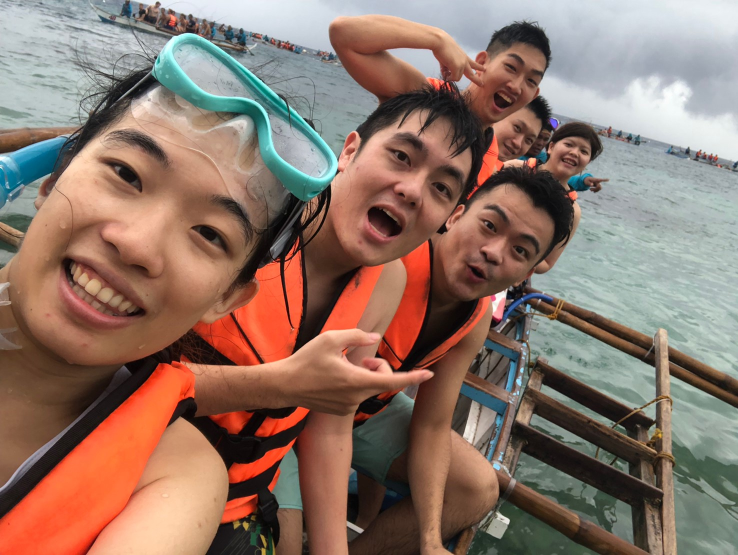
#> input picture CV_Pyimage/Module 2 My Own Object Detector/chp2_2_2_object_detection_made_easy/cebu/Day 2 20191008宿霧～酥湖～_191011_0033.jpg, 1476 x 1110 px (shown at 1/2 size)
$ python David_1_11_2_contour_properties_1.py --image '../../../CV_Pyimage/Module 2 My Own Object Detector/chp2_2_2_object_detection_made_easy/cebu/Day 2 20191008宿霧～酥湖～_191011_0033.jpg'   (older library calls are emulated)
#> lines starting #> are read from the running program, lines starting #| are printed output that depends on the picture; after the words box and inside, x2 and y2 are one past the last pixel; in counts of white or black regions, pixels touching at a corner belong together
# python David_1_11_2_contour_properties_1.py --image "../../../../CV-PyImageSearch Gurus Course/Dataset/data/more_shapes.png"
# https://chtseng.wordpress.com/2016/12/05/opencv-contour%E8%BC%AA%E5%BB%93/


# David_1_11_2_contour_properties_1.py --image "


# 1.Preprocessing :
    # 1.1import the necessary packages
import numpy as np
import argparse
import cv2
import imutils

    # 1.2 construct the argument parser and parse the arguments
ap = argparse.ArgumentParser()
ap.add_argument("-i", "--image", required=True, help="Path to the image")
args = vars(ap.parse_args())
    # 1.3 load the image and convert it to grayscale
image = cv2.imread(args["image"])
#> image is the input picture: shape (1110, 1476, 3); mean B, G, R 104.8, 117, 142.4
image = cv2.resize(image, (280,330), interpolation = cv2.INTER_CUBIC)
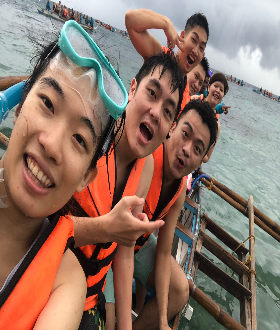
#> image: shape (330, 280, 3); mean B, G, R 104.8, 117, 142.5
gray = cv2.cvtColor(image, cv2.COLOR_BGR2GRAY)
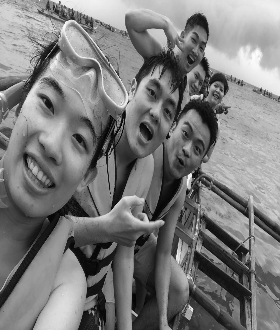
#> gray: shape (330, 280); min 1, max 254, mean 123.2

    #(!) 1.4 find external contours in the image
cnts = cv2.findContours(gray.copy(), cv2.RETR_EXTERNAL, cv2.CHAIN_APPROX_SIMPLE)
#> cnts = 1 contour; box (x1, y1, x2, y2) and area: (0, 0, 280, 330) 91791
print("cnts : " , cnts)
#| cnts :  ([array([[[  0,   0]],
#|        [[  0, 329]],
#|        [[279, 329]],
#|        [[279,   0]]], dtype=int32)], array([[[-1, -1, -1, -1]]], dtype=int32))

#cnts = cv2.findContours(gray.copy(), cv2.RETR_LIST, cv2.CHAIN_APPROX_SIMPLE)
cnts = imutils.grab_contours(cnts)
#> cnts = [[[0, 0], [0, 329], [279, 329], [279, 0]]]
print("cnts : " , cnts)
#| cnts :  [array([[[  0,   0]],
#|        [[  0, 329]],
#|        [[279, 329]],
#|        [[279,   0]]], dtype=int32)]
clone = image.copy()


# 2.draw the center of the contour on the image by loop

for i in cnts:
	# compute the moments of the contour which can be used to compute the centroid or "center of mass" of the region
	M = cv2.moments(i)
	cX = int(M["m10"] / M["m00"])
	cY = int(M["m01"] / M["m00"])

	# draw the center of the contour on the image
	cv2.circle(clone, (cX, cY), 10, (0, 255, 0), -1)
#> this loop made 1 pass
#> (i, cX, cY) on pass 1: ([[0, 0], [0, 329], [279, 329], [279, 0]], 139, 164)
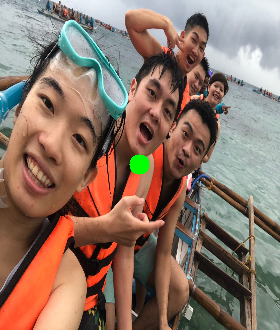
#> clone: shape (330, 280, 3); 0.34% of pixels changed, all inside (x1, y1, x2, y2) = (129, 154, 150, 175)
print(cX) # int , 188
#| 139
print(cY) # int , 155
#| 164

cv2.imshow("Centroids", clone)
cv2.waitKey(0)
clone = image.copy()


# 3. compute the area and the perimeter of the contour by loop over the contours again

for (i, c) in enumerate(cnts):
	# compute the area and the perimeter of the contour
	area = cv2.contourArea(c)
	perimeter = cv2.arcLength(c, True)
	print("Contour #{} -- area: {:.2f}, perimeter: {:.2f}".format(i + 1, area, perimeter))

	# draw the contour on the image
	cv2.drawContours(clone, [c], -1, (0, 255, 0), 2)

	# compute the center of the contour and draw the contour number
	M = cv2.moments(c)
	cX = int(M["m10"] / M["m00"])
	cY = int(M["m01"] / M["m00"])
	cv2.putText(clone, "#{}".format(i + 1), (cX - 20, cY), cv2.FONT_HERSHEY_SIMPLEX,
		1.25, (255, 255, 255), 4)
#> this loop made 1 pass
#> (c, area, perimeter, cX, cY) on pass 1: ([[0, 0], [0, 329], [279, 329], [279, 0]], 91791, 1216, 139, 164)
#| Contour #1 -- area: 91791.00, perimeter: 1216.00
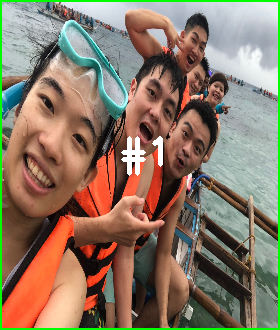
#> clone: shape (330, 280, 3); 3.36% of pixels changed, all inside (x1, y1, x2, y2) = (0, 0, 280, 330)

cv2.imshow("Contours", clone)
cv2.waitKey(0)


# 4. cv2.boundingRect : fit a bounding box to the contour
    # clone the original image
clone = image.copy()

# loop over the contours
for c in cnts:
	(x, y, w, h) = cv2.boundingRect(c) # fit a bounding box to the contour
	cv2.rectangle(clone, (x, y), (x + w, y + h), (0, 255, 0), 2)
#> this loop made 1 pass
#> (c, x, y, w, h) on pass 1: ([[0, 0], [0, 329], [279, 329], [279, 0]], 0, 0, 280, 330)
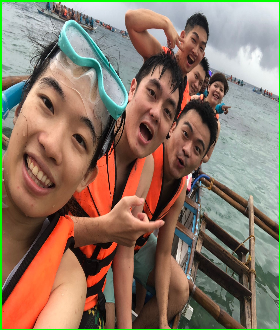
#> clone: shape (330, 280, 3); 1.97% of pixels changed, all inside (x1, y1, x2, y2) = (0, 0, 280, 330)

# show the output image
cv2.imshow("Bounding Boxes", clone)
cv2.waitKey(0)

# 5. cv2.minAreaRect(c) : fit a rotated bounding box to the contour and draw a rotated bounding box
clone = image.copy()

# loop over the contours
for c in cnts:
	box = cv2.minAreaRect(c) # fit a rotated bounding box to the contour and draw a rotated bounding box
	box = np.int0(cv2.cv.BoxPoints(box) if imutils.is_cv2() else cv2.boxPoints(box))
	cv2.drawContours(clone, [box], -1, (0, 255, 0), 2)
#> this loop made 1 pass
#> (c, box) on pass 1: ([[0, 0], [0, 329], [279, 329], [279, 0]], [[279, 329], [0, 329], [0, 0], [279, 0]])
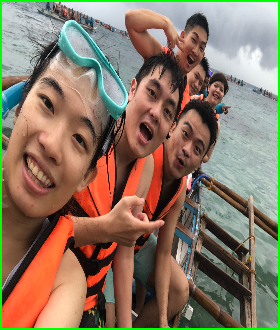
#> clone: shape (330, 280, 3); 2.62% of pixels changed, all inside (x1, y1, x2, y2) = (0, 0, 280, 330)

cv2.imshow("Rotated Bounding Boxes", clone)
cv2.waitKey(0)

# 6. fit a minimum enclosing circle to the contour
clone = image.copy()

# loop over the contours
for c in cnts:
	# fit a minimum enclosing circle to the contour
	((x, y), radius) = cv2.minEnclosingCircle(c)
	cv2.circle(clone, (int(x), int(y)), int(radius), (0, 255, 0), 2)
#> this loop made 1 pass
#> (c, x, y, radius) on pass 1: ([[0, 0], [0, 329], [279, 329], [279, 0]], 139.5, 164.5, 215.7)

cv2.imshow("Min-Enclosing Circles", clone)
cv2.waitKey(0)


# 7. to fit an ellipse, our contour must have at least 5 points

clone = image.copy()
for c in cnts:
	if len(c) >= 5: #to fit an ellipse, our contour must have at least 5 points
		# fit an ellipse to the contour
		ellipse = cv2.fitEllipse(c)
		cv2.ellipse(clone, ellipse, (0, 255, 0), 2)
#> this loop made 1 pass
#> c on pass 1: [[0, 0], [0, 329], [279, 329], [279, 0]]

cv2.imshow("Ellipses(橢圓)", clone)
cv2.waitKey(0)

$ run again, on CV_Pyimage/Module 2 My Own Object Detector/chp2_2_2_object_detection_made_easy/cebu/Day3 20191009_191011_0134.jpg
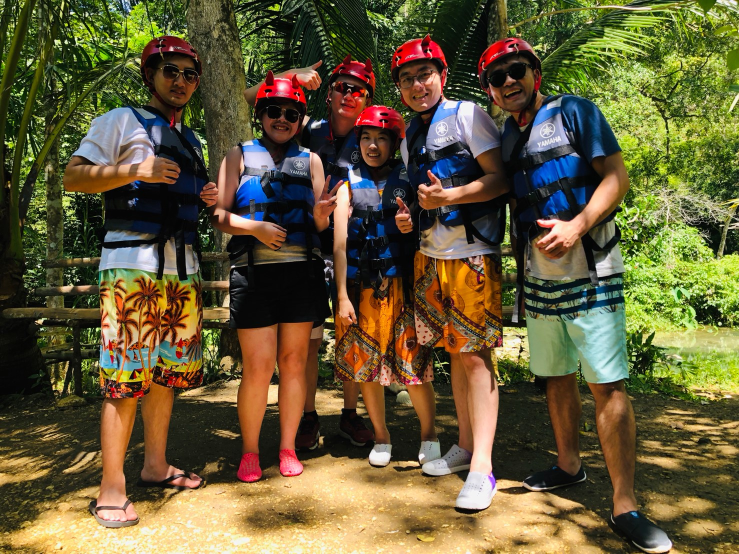
#> input picture CV_Pyimage/Module 2 My Own Object Detector/chp2_2_2_object_detection_made_easy/cebu/Day3 20191009_191011_0134.jpg, 1478 x 1108 px (shown at 1/2 size)
#> image is the input picture: shape (1108, 1478, 3); mean B, G, R 56.5, 90.9, 101.3
#> image: shape (330, 280, 3)
#> `cnts = cv2.findContours(gray.copy(), cv2.RETR_EXTERNAL, cv2.CHAIN_APPR..`: cnts = 1 contour; box (x1, y1, x2, y2) and area: (0, 0, 280, 330) 91791
#| cnts :  ([array([[[  0,   0]],
#|        [[  0, 329]],
#|        [[279, 329]],
#|        [[279,   0]]], dtype=int32)], array([[[-1, -1, -1, -1]]], dtype=int32))
#> `cnts = imutils.grab_contours(cnts)`: cnts = [[[0, 0], [0, 329], [279, 329], [279, 0]]]
#| cnts :  [array([[[  0,   0]],
#|        [[  0, 329]],
#|        [[279, 329]],
#|        [[279,   0]]], dtype=int32)]
#> the loop `for i in cnts: # compute the moments of the contour which can be used ..` made 1 pass
#> (i, cX, cY) on pass 1: ([[0, 0], [0, 329], [279, 329], [279, 0]], 139, 164)
#| 139
#| 164
#> the loop `for (i, c) in enumerate(cnts):` made 1 pass
#> (c, area, perimeter, cX, cY) on pass 1: ([[0, 0], [0, 329], [279, 329], [279, 0]], 91791, 1216, 139, 164)
#> (printed output is left out)
#> the loop `for c in cnts:` made 1 pass
#> (c, x, y, w, h) on pass 1: ([[0, 0], [0, 329], [279, 329], [279, 0]], 0, 0, 280, 330)
#> after the loop `for c in cnts:`:
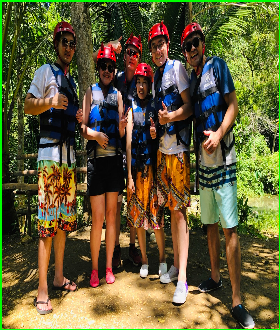
#> clone: shape (330, 280, 3); mean B, G, R 55.7, 94.2, 99.6
#> the loop `for c in cnts:` made 1 pass
#> (c, box) on pass 1: ([[0, 0], [0, 329], [279, 329], [279, 0]], [[279, 329], [0, 329], [0, 0], [279, 0]])
#> after the loop `for c in cnts:`:
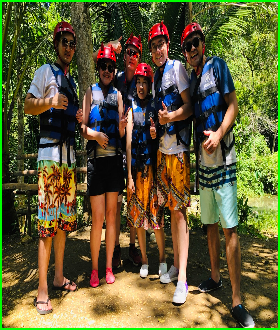
#> clone: shape (330, 280, 3); mean B, G, R 55.1, 94.8, 98.5
#> the loop `for c in cnts:` made 1 pass
#> (c, x, y, radius) on pass 1: ([[0, 0], [0, 329], [279, 329], [279, 0]], 139.5, 164.5, 215.7)
#> the loop `for c in cnts:` made 1 pass
#> c on pass 1: [[0, 0], [0, 329], [279, 329], [279, 0]]

$ run again, on CV_Pyimage/Module 2 My Own Object Detector/chp2_2_2_object_detection_made_easy/cebu/image_0429.jpg
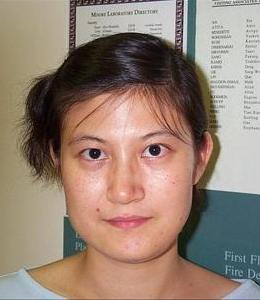
#> input picture CV_Pyimage/Module 2 My Own Object Detector/chp2_2_2_object_detection_made_easy/cebu/image_0429.jpg, 260 x 300 px
#> image is the input picture: shape (300, 260, 3); mean B, G, R 116.5, 129.9, 150.5
#> image: shape (330, 280, 3)
#> `cnts = cv2.findContours(gray.copy(), cv2.RETR_EXTERNAL, cv2.CHAIN_APPR..`: cnts = 1 contour; box (x1, y1, x2, y2) and area: (0, 0, 280, 330) 91791
#| cnts :  ([array([[[  0,   0]],
#|        [[  0, 329]],
#|        [[279, 329]],
#|        [[279,   0]]], dtype=int32)], array([[[-1, -1, -1, -1]]], dtype=int32))
#> `cnts = imutils.grab_contours(cnts)`: cnts = [[[0, 0], [0, 329], [279, 329], [279, 0]]]
#| cnts :  [array([[[  0,   0]],
#|        [[  0, 329]],
#|        [[279, 329]],
#|        [[279,   0]]], dtype=int32)]
#> the loop `for i in cnts: # compute the moments of the contour which can be used ..` made 1 pass
#> (i, cX, cY) on pass 1: ([[0, 0], [0, 329], [279, 329], [279, 0]], 139, 164)
#| 139
#| 164
#> the loop `for (i, c) in enumerate(cnts):` made 1 pass
#> (c, area, perimeter, cX, cY) on pass 1: ([[0, 0], [0, 329], [279, 329], [279, 0]], 91791, 1216, 139, 164)
#> (printed output is left out)
#> the loop `for c in cnts:` made 1 pass
#> (c, x, y, w, h) on pass 1: ([[0, 0], [0, 329], [279, 329], [279, 0]], 0, 0, 280, 330)
#> the loop `for c in cnts:` made 1 pass
#> (c, box) on pass 1: ([[0, 0], [0, 329], [279, 329], [279, 0]], [[279, 329], [0, 329], [0, 0], [279, 0]])
#> after the loop `for c in cnts:`:
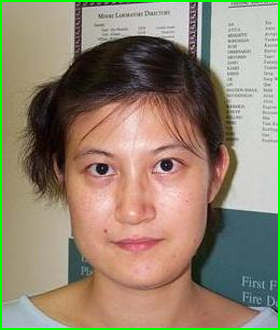
#> clone: shape (330, 280, 3); mean B, G, R 112.9, 132.8, 146.4
#> the loop `for c in cnts:` made 1 pass
#> (c, x, y, radius) on pass 1: ([[0, 0], [0, 329], [279, 329], [279, 0]], 139.5, 164.5, 215.7)
#> after the loop `for c in cnts:`:
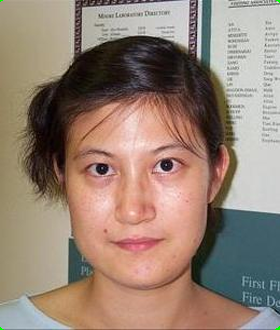
#> clone: shape (330, 280, 3); mean B, G, R 116.4, 129.9, 150.4
#> the loop `for c in cnts:` made 1 pass
#> c on pass 1: [[0, 0], [0, 329], [279, 329], [279, 0]]
